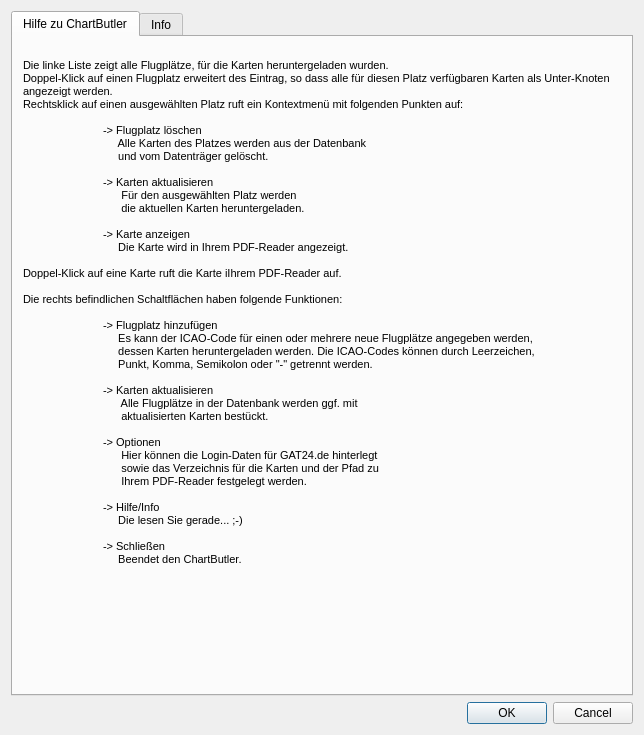
<?xml version="1.0" encoding="UTF-8"?>
<ui version="4.0">
 <class>CHelp</class>
 <widget class="QDialog" name="CHelp">
  <property name="geometry">
   <rect>
    <x>0</x>
    <y>0</y>
    <width>644</width>
    <height>735</height>
   </rect>
  </property>
  <property name="windowTitle">
   <string>Dialog</string>
  </property>
  <layout class="QVBoxLayout" name="verticalLayout_2">
   <item>
    <widget class="QTabWidget" name="tabWidget">
     <property name="currentIndex">
      <number>0</number>
     </property>
     <widget class="QWidget" name="tabHelp">
      <attribute name="title">
       <string>Hilfe zu ChartButler</string>
      </attribute>
      <attribute name="toolTip">
       <string>Kurzhilfe zur Verwendung von ChartButler V2</string>
      </attribute>
      <widget class="QLabel" name="lblHelp">
       <property name="geometry">
        <rect>
         <x>10</x>
         <y>10</y>
         <width>601</width>
         <height>531</height>
        </rect>
       </property>
       <property name="text">
        <string>&lt;!DOCTYPE HTML PUBLIC &quot;-//W3C//DTD HTML 4.0//EN&quot; &quot;http://www.w3.org/TR/REC-html40/strict.dtd&quot;&gt;
&lt;html&gt;&lt;head&gt;&lt;meta name=&quot;qrichtext&quot; content=&quot;1&quot; /&gt;&lt;style type=&quot;text/css&quot;&gt;
p, li { white-space: pre-wrap; }
&lt;/style&gt;&lt;/head&gt;&lt;body style=&quot; font-family:'Sans Serif'; font-size:9pt; font-weight:400; font-style:normal;&quot;&gt;
&lt;p style=&quot; margin-top:0px; margin-bottom:0px; margin-left:0px; margin-right:0px; -qt-block-indent:0; text-indent:0px;&quot;&gt;&lt;span style=&quot; font-family:'MS Shell Dlg 2'; font-size:8pt;&quot;&gt;Die linke Liste zeigt alle Flugplätze, für die Karten heruntergeladen wurden.&lt;/span&gt;&lt;/p&gt;
&lt;p style=&quot; margin-top:0px; margin-bottom:0px; margin-left:0px; margin-right:0px; -qt-block-indent:0; text-indent:0px;&quot;&gt;&lt;span style=&quot; font-family:'MS Shell Dlg 2'; font-size:8pt;&quot;&gt;Doppel-Klick auf einen Flugplatz erweitert des Eintrag, so dass alle für diesen Platz verfügbaren Karten als Unter-Knoten angezeigt werden.&lt;/span&gt;&lt;/p&gt;
&lt;p style=&quot; margin-top:0px; margin-bottom:0px; margin-left:0px; margin-right:0px; -qt-block-indent:0; text-indent:0px;&quot;&gt;&lt;span style=&quot; font-family:'MS Shell Dlg 2'; font-size:8pt;&quot;&gt;Rechtsklick auf einen ausgewählten Platz ruft ein Kontextmenü mit folgenden Punkten auf:&lt;/span&gt;&lt;/p&gt;
&lt;p style=&quot;-qt-paragraph-type:empty; margin-top:0px; margin-bottom:0px; margin-left:0px; margin-right:0px; -qt-block-indent:0; text-indent:0px; font-family:'MS Shell Dlg 2'; font-size:8pt;&quot;&gt;&lt;br /&gt;&lt;/p&gt;
&lt;p style=&quot; margin-top:0px; margin-bottom:0px; margin-left:0px; margin-right:0px; -qt-block-indent:0; text-indent:0px;&quot;&gt;&lt;span style=&quot; font-family:'MS Shell Dlg 2'; font-size:8pt;&quot;&gt;	-&amp;gt; Flugplatz löschen&lt;/span&gt;&lt;/p&gt;
&lt;p style=&quot; margin-top:0px; margin-bottom:0px; margin-left:0px; margin-right:0px; -qt-block-indent:0; text-indent:0px;&quot;&gt;&lt;span style=&quot; font-family:'MS Shell Dlg 2'; font-size:8pt;&quot;&gt;	     Alle Karten des Platzes werden aus der Datenbank &lt;/span&gt;&lt;/p&gt;
&lt;p style=&quot; margin-top:0px; margin-bottom:0px; margin-left:0px; margin-right:0px; -qt-block-indent:0; text-indent:0px;&quot;&gt;&lt;span style=&quot; font-family:'MS Shell Dlg 2'; font-size:8pt;&quot;&gt;	     und vom Datenträger gelöscht.&lt;/span&gt;&lt;/p&gt;
&lt;p style=&quot;-qt-paragraph-type:empty; margin-top:0px; margin-bottom:0px; margin-left:0px; margin-right:0px; -qt-block-indent:0; text-indent:0px; font-family:'MS Shell Dlg 2'; font-size:8pt;&quot;&gt;&lt;br /&gt;&lt;/p&gt;
&lt;p style=&quot; margin-top:0px; margin-bottom:0px; margin-left:0px; margin-right:0px; -qt-block-indent:0; text-indent:0px;&quot;&gt;&lt;span style=&quot; font-family:'MS Shell Dlg 2'; font-size:8pt;&quot;&gt;	-&amp;gt; Karten aktualisieren&lt;/span&gt;&lt;/p&gt;
&lt;p style=&quot; margin-top:0px; margin-bottom:0px; margin-left:0px; margin-right:0px; -qt-block-indent:0; text-indent:0px;&quot;&gt;&lt;span style=&quot; font-family:'MS Shell Dlg 2'; font-size:8pt;&quot;&gt;	      Für den ausgewählten Platz werden&lt;/span&gt;&lt;/p&gt;
&lt;p style=&quot; margin-top:0px; margin-bottom:0px; margin-left:0px; margin-right:0px; -qt-block-indent:0; text-indent:0px;&quot;&gt;&lt;span style=&quot; font-family:'MS Shell Dlg 2'; font-size:8pt;&quot;&gt;	      die aktuellen Karten heruntergeladen.&lt;/span&gt;&lt;/p&gt;
&lt;p style=&quot;-qt-paragraph-type:empty; margin-top:0px; margin-bottom:0px; margin-left:0px; margin-right:0px; -qt-block-indent:0; text-indent:0px; font-family:'MS Shell Dlg 2'; font-size:8pt;&quot;&gt;&lt;br /&gt;&lt;/p&gt;
&lt;p style=&quot; margin-top:0px; margin-bottom:0px; margin-left:0px; margin-right:0px; -qt-block-indent:0; text-indent:0px;&quot;&gt;&lt;span style=&quot; font-family:'MS Shell Dlg 2'; font-size:8pt;&quot;&gt;	-&amp;gt; Karte anzeigen&lt;/span&gt;&lt;/p&gt;
&lt;p style=&quot; margin-top:0px; margin-bottom:0px; margin-left:0px; margin-right:0px; -qt-block-indent:0; text-indent:0px;&quot;&gt;&lt;span style=&quot; font-family:'MS Shell Dlg 2'; font-size:8pt;&quot;&gt;	     Die Karte wird in Ihrem PDF-Reader angezeigt.&lt;/span&gt;&lt;/p&gt;
&lt;p style=&quot;-qt-paragraph-type:empty; margin-top:0px; margin-bottom:0px; margin-left:0px; margin-right:0px; -qt-block-indent:0; text-indent:0px; font-family:'MS Shell Dlg 2'; font-size:8pt;&quot;&gt;&lt;br /&gt;&lt;/p&gt;
&lt;p style=&quot; margin-top:0px; margin-bottom:0px; margin-left:0px; margin-right:0px; -qt-block-indent:0; text-indent:0px;&quot;&gt;&lt;span style=&quot; font-family:'MS Shell Dlg 2'; font-size:8pt;&quot;&gt;Doppel-Klick auf eine Karte ruft die Karte iIhrem PDF-Reader auf.&lt;/span&gt;&lt;/p&gt;
&lt;p style=&quot;-qt-paragraph-type:empty; margin-top:0px; margin-bottom:0px; margin-left:0px; margin-right:0px; -qt-block-indent:0; text-indent:0px; font-family:'MS Shell Dlg 2'; font-size:8pt;&quot;&gt;&lt;br /&gt;&lt;/p&gt;
&lt;p style=&quot; margin-top:0px; margin-bottom:0px; margin-left:0px; margin-right:0px; -qt-block-indent:0; text-indent:0px;&quot;&gt;&lt;span style=&quot; font-family:'MS Shell Dlg 2'; font-size:8pt;&quot;&gt;Die rechts befindlichen Schaltflächen haben folgende Funktionen:&lt;/span&gt;&lt;/p&gt;
&lt;p style=&quot;-qt-paragraph-type:empty; margin-top:0px; margin-bottom:0px; margin-left:0px; margin-right:0px; -qt-block-indent:0; text-indent:0px; font-family:'MS Shell Dlg 2'; font-size:8pt;&quot;&gt;&lt;br /&gt;&lt;/p&gt;
&lt;p style=&quot; margin-top:0px; margin-bottom:0px; margin-left:0px; margin-right:0px; -qt-block-indent:0; text-indent:0px;&quot;&gt;&lt;span style=&quot; font-family:'MS Shell Dlg 2'; font-size:8pt;&quot;&gt;	-&amp;gt; Flugplatz hinzufügen&lt;/span&gt;&lt;/p&gt;
&lt;p style=&quot; margin-top:0px; margin-bottom:0px; margin-left:0px; margin-right:0px; -qt-block-indent:0; text-indent:0px;&quot;&gt;&lt;span style=&quot; font-family:'MS Shell Dlg 2'; font-size:8pt;&quot;&gt;	     Es kann der ICAO-Code für einen oder mehrere neue Flugplätze angegeben werden,&lt;/span&gt;&lt;/p&gt;
&lt;p style=&quot; margin-top:0px; margin-bottom:0px; margin-left:0px; margin-right:0px; -qt-block-indent:0; text-indent:0px;&quot;&gt;&lt;span style=&quot; font-family:'MS Shell Dlg 2'; font-size:8pt;&quot;&gt;	     dessen Karten heruntergeladen werden. Die ICAO-Codes können durch Leerzeichen,&lt;/span&gt;&lt;/p&gt;
&lt;p style=&quot; margin-top:0px; margin-bottom:0px; margin-left:0px; margin-right:0px; -qt-block-indent:0; text-indent:0px;&quot;&gt;&lt;span style=&quot; font-family:'MS Shell Dlg 2'; font-size:8pt;&quot;&gt;	     Punkt, Komma, Semikolon oder &amp;quot;-&amp;quot; getrennt werden.&lt;/span&gt;&lt;/p&gt;
&lt;p style=&quot;-qt-paragraph-type:empty; margin-top:0px; margin-bottom:0px; margin-left:0px; margin-right:0px; -qt-block-indent:0; text-indent:0px; font-family:'MS Shell Dlg 2'; font-size:8pt;&quot;&gt;&lt;br /&gt;&lt;/p&gt;
&lt;p style=&quot; margin-top:0px; margin-bottom:0px; margin-left:0px; margin-right:0px; -qt-block-indent:0; text-indent:0px;&quot;&gt;&lt;span style=&quot; font-family:'MS Shell Dlg 2'; font-size:8pt;&quot;&gt;	-&amp;gt; Karten aktualisieren&lt;/span&gt;&lt;/p&gt;
&lt;p style=&quot; margin-top:0px; margin-bottom:0px; margin-left:0px; margin-right:0px; -qt-block-indent:0; text-indent:0px;&quot;&gt;&lt;span style=&quot; font-family:'MS Shell Dlg 2'; font-size:8pt;&quot;&gt;	      Alle Flugplätze in der Datenbank werden ggf. mit&lt;/span&gt;&lt;/p&gt;
&lt;p style=&quot; margin-top:0px; margin-bottom:0px; margin-left:0px; margin-right:0px; -qt-block-indent:0; text-indent:0px;&quot;&gt;&lt;span style=&quot; font-family:'MS Shell Dlg 2'; font-size:8pt;&quot;&gt;	      aktualisierten Karten bestückt.&lt;/span&gt;&lt;/p&gt;
&lt;p style=&quot;-qt-paragraph-type:empty; margin-top:0px; margin-bottom:0px; margin-left:0px; margin-right:0px; -qt-block-indent:0; text-indent:0px; font-family:'MS Shell Dlg 2'; font-size:8pt;&quot;&gt;&lt;br /&gt;&lt;/p&gt;
&lt;p style=&quot; margin-top:0px; margin-bottom:0px; margin-left:0px; margin-right:0px; -qt-block-indent:0; text-indent:0px;&quot;&gt;&lt;span style=&quot; font-family:'MS Shell Dlg 2'; font-size:8pt;&quot;&gt;	-&amp;gt; Optionen&lt;/span&gt;&lt;/p&gt;
&lt;p style=&quot; margin-top:0px; margin-bottom:0px; margin-left:0px; margin-right:0px; -qt-block-indent:0; text-indent:0px;&quot;&gt;&lt;span style=&quot; font-family:'MS Shell Dlg 2'; font-size:8pt;&quot;&gt;	      Hier können die Login-Daten für GAT24.de hinterlegt &lt;/span&gt;&lt;/p&gt;
&lt;p style=&quot; margin-top:0px; margin-bottom:0px; margin-left:0px; margin-right:0px; -qt-block-indent:0; text-indent:0px;&quot;&gt;&lt;span style=&quot; font-family:'MS Shell Dlg 2'; font-size:8pt;&quot;&gt; 	      sowie das Verzeichnis für die Karten und der Pfad zu&lt;/span&gt;&lt;/p&gt;
&lt;p style=&quot; margin-top:0px; margin-bottom:0px; margin-left:0px; margin-right:0px; -qt-block-indent:0; text-indent:0px;&quot;&gt;&lt;span style=&quot; font-family:'MS Shell Dlg 2'; font-size:8pt;&quot;&gt;	      Ihrem PDF-Reader festgelegt werden.&lt;/span&gt;&lt;/p&gt;
&lt;p style=&quot;-qt-paragraph-type:empty; margin-top:0px; margin-bottom:0px; margin-left:0px; margin-right:0px; -qt-block-indent:0; text-indent:0px; font-family:'MS Shell Dlg 2'; font-size:8pt;&quot;&gt;&lt;br /&gt;&lt;/p&gt;
&lt;p style=&quot; margin-top:0px; margin-bottom:0px; margin-left:0px; margin-right:0px; -qt-block-indent:0; text-indent:0px;&quot;&gt;&lt;span style=&quot; font-family:'MS Shell Dlg 2'; font-size:8pt;&quot;&gt;	-&amp;gt; Hilfe/Info&lt;/span&gt;&lt;/p&gt;
&lt;p style=&quot; margin-top:0px; margin-bottom:0px; margin-left:0px; margin-right:0px; -qt-block-indent:0; text-indent:0px;&quot;&gt;&lt;span style=&quot; font-family:'MS Shell Dlg 2'; font-size:8pt;&quot;&gt;	     Die lesen Sie gerade... ;-)&lt;/span&gt;&lt;/p&gt;
&lt;p style=&quot;-qt-paragraph-type:empty; margin-top:0px; margin-bottom:0px; margin-left:0px; margin-right:0px; -qt-block-indent:0; text-indent:0px; font-family:'MS Shell Dlg 2'; font-size:8pt;&quot;&gt;&lt;br /&gt;&lt;/p&gt;
&lt;p style=&quot; margin-top:0px; margin-bottom:0px; margin-left:0px; margin-right:0px; -qt-block-indent:0; text-indent:0px;&quot;&gt;&lt;span style=&quot; font-family:'MS Shell Dlg 2'; font-size:8pt;&quot;&gt;	-&amp;gt; Schließen&lt;/span&gt;&lt;/p&gt;
&lt;p style=&quot; margin-top:0px; margin-bottom:0px; margin-left:0px; margin-right:0px; -qt-block-indent:0; text-indent:0px;&quot;&gt;&lt;span style=&quot; font-family:'MS Shell Dlg 2'; font-size:8pt;&quot;&gt;	     Beendet den ChartButler.&lt;/span&gt;&lt;/p&gt;&lt;/body&gt;&lt;/html&gt;</string>
       </property>
       <property name="wordWrap">
        <bool>true</bool>
       </property>
      </widget>
     </widget>
     <widget class="QWidget" name="tabInfo">
      <attribute name="title">
       <string>Info</string>
      </attribute>
      <layout class="QVBoxLayout" name="verticalLayout">
       <item>
        <widget class="QLabel" name="label">
         <property name="text">
          <string>&lt;!DOCTYPE HTML PUBLIC &quot;-//W3C//DTD HTML 4.0//EN&quot; &quot;http://www.w3.org/TR/REC-html40/strict.dtd&quot;&gt;
&lt;html&gt;&lt;head&gt;&lt;meta name=&quot;qrichtext&quot; content=&quot;1&quot; /&gt;&lt;style type=&quot;text/css&quot;&gt;
p, li { white-space: pre-wrap; }
&lt;/style&gt;&lt;/head&gt;&lt;body style=&quot; font-family:'MS Shell Dlg 2'; font-size:8pt; font-weight:400; font-style:normal;&quot;&gt;
&lt;p style=&quot; margin-top:0px; margin-bottom:0px; margin-left:0px; margin-right:0px; -qt-block-indent:0; text-indent:0px;&quot;&gt;ChartButler V2.1.0 Rev. 55&lt;/p&gt;
&lt;p style=&quot;-qt-paragraph-type:empty; margin-top:0px; margin-bottom:0px; margin-left:0px; margin-right:0px; -qt-block-indent:0; text-indent:0px;&quot;&gt;&lt;br /&gt;&lt;/p&gt;
&lt;p style=&quot; margin-top:0px; margin-bottom:0px; margin-left:0px; margin-right:0px; -qt-block-indent:0; text-indent:0px;&quot;&gt;(C) 2011-2013 Jörg Pauly&lt;/p&gt;
&lt;p style=&quot; margin-top:0px; margin-bottom:0px; margin-left:0px; margin-right:0px; -qt-block-indent:0; text-indent:0px;&quot;&gt;MEGAMover.de&lt;/p&gt;
&lt;p style=&quot; margin-top:0px; margin-bottom:0px; margin-left:0px; margin-right:0px; -qt-block-indent:0; text-indent:0px;&quot;&gt;All Rights reserved as per Lesser GNU Public Licence, V3.&lt;/p&gt;
&lt;p style=&quot;-qt-paragraph-type:empty; margin-top:0px; margin-bottom:0px; margin-left:0px; margin-right:0px; -qt-block-indent:0; text-indent:0px;&quot;&gt;&lt;br /&gt;&lt;/p&gt;
&lt;p style=&quot; margin-top:0px; margin-bottom:0px; margin-left:0px; margin-right:0px; -qt-block-indent:0; text-indent:0px;&quot;&gt;Erstellt unter Verwendung von Qt-Desktop 5.0.1.&lt;/p&gt;
&lt;p style=&quot;-qt-paragraph-type:empty; margin-top:0px; margin-bottom:0px; margin-left:0px; margin-right:0px; -qt-block-indent:0; text-indent:0px;&quot;&gt;&lt;br /&gt;&lt;/p&gt;
&lt;p style=&quot; margin-top:0px; margin-bottom:0px; margin-left:0px; margin-right:0px; -qt-block-indent:0; text-indent:0px;&quot;&gt;Kartenmaterial von EuroGAT24 GmbH, Zweibrücken, als Vertriebspartner der Deutschen Flugsicherung GmbH, Langen.&lt;/p&gt;
&lt;p style=&quot;-qt-paragraph-type:empty; margin-top:0px; margin-bottom:0px; margin-left:0px; margin-right:0px; -qt-block-indent:0; text-indent:0px;&quot;&gt;&lt;br /&gt;&lt;/p&gt;
&lt;p style=&quot; margin-top:0px; margin-bottom:0px; margin-left:0px; margin-right:0px; -qt-block-indent:0; text-indent:0px;&quot;&gt;Mit freundlicher Unterstützung von Gerd R. Nehr, EuroGAT24 GmbH, Zweibrücken.&lt;/p&gt;
&lt;p style=&quot;-qt-paragraph-type:empty; margin-top:0px; margin-bottom:0px; margin-left:0px; margin-right:0px; -qt-block-indent:0; text-indent:0px;&quot;&gt;&lt;br /&gt;&lt;/p&gt;
&lt;p style=&quot; margin-top:0px; margin-bottom:0px; margin-left:0px; margin-right:0px; -qt-block-indent:0; text-indent:0px;&quot;&gt;Mein Dank geht an alle Anwender des ChartButler, die durch ihre wertvollen Hinweise zum Gelingen dieser Version beigetragen haben.&lt;/p&gt;&lt;/body&gt;&lt;/html&gt;</string>
         </property>
         <property name="wordWrap">
          <bool>true</bool>
         </property>
        </widget>
       </item>
      </layout>
     </widget>
    </widget>
   </item>
   <item>
    <widget class="QDialogButtonBox" name="buttonBox">
     <property name="orientation">
      <enum>Qt::Horizontal</enum>
     </property>
     <property name="standardButtons">
      <set>QDialogButtonBox::Cancel|QDialogButtonBox::Ok</set>
     </property>
    </widget>
   </item>
  </layout>
 </widget>
 <resources/>
 <connections>
  <connection>
   <sender>buttonBox</sender>
   <signal>accepted()</signal>
   <receiver>CHelp</receiver>
   <slot>accept()</slot>
   <hints>
    <hint type="sourcelabel">
     <x>248</x>
     <y>254</y>
    </hint>
    <hint type="destinationlabel">
     <x>157</x>
     <y>274</y>
    </hint>
   </hints>
  </connection>
  <connection>
   <sender>buttonBox</sender>
   <signal>rejected()</signal>
   <receiver>CHelp</receiver>
   <slot>reject()</slot>
   <hints>
    <hint type="sourcelabel">
     <x>316</x>
     <y>260</y>
    </hint>
    <hint type="destinationlabel">
     <x>286</x>
     <y>274</y>
    </hint>
   </hints>
  </connection>
 </connections>
</ui>
